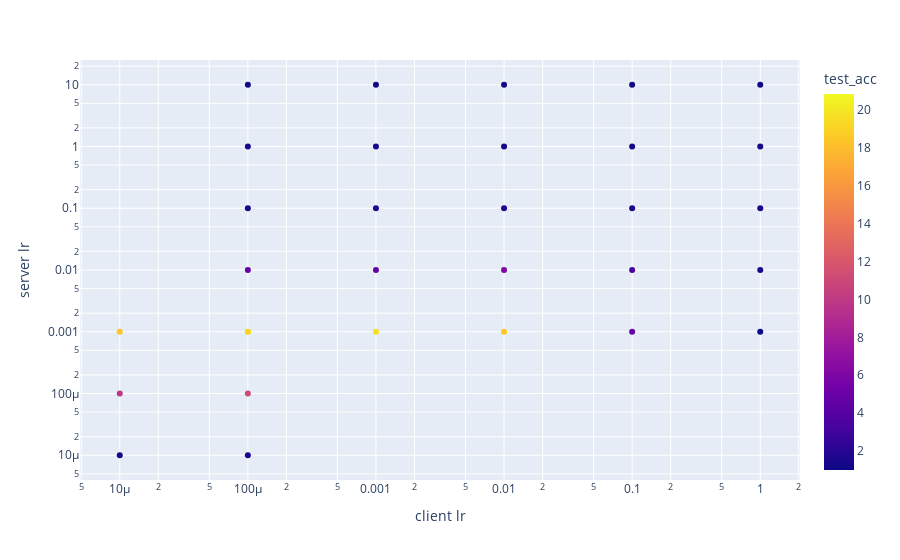

The notebook cell saved with this chart:
### Code cell
import plotly.express as px
import plotly.graph_objects as go
df_tmp = df[(df['server opt'] == 'Adam') & (df['groupnorm'] != True)]
import plotly.express as px
# df = px.data.gapminder()

fig = px.scatter(df_tmp, x="client lr", y="server lr", 
	         color="test_acc", log_x=True, log_y=True, size_max=60)
fig.show()
# fig = px.imshow(np.array(df_tmp['test_acc']).reshape((5,5)),
#                                 x=[str(s) for s in df_tmp['client lr'].unique()],
#                                 y=[str(s) for s in df_tmp['server lr'].unique()],
#          )
# fig.show()

### Figure 1 — Plotly figure (JSON) as saved in the notebook; plotly's stock layout.template omitted (floating-point values rounded to 4 significant figures)
{"data": [{"hovertemplate": "client lr=%{x}<br>server lr=%{y}<br>test_acc=%{marker.color}<extra></extra>", "legendgroup": "", "marker": {"color": [1.38, 1.51, 9.94, 11.17, 20.84, 19.57, 18.47, 4.81, 1, 18.38, 19.04, 4.78, 4.52, 6.11, 3.35, 1.34, 1.41, 1.68, 1.77, 1.67, 1.59, 1.54, 1.61, 1.42, 1.31, 1.42, 1.16, 1.08, 1.48, 1.16, 1.19], "coloraxis": "coloraxis", "symbol": "circle"}, "mode": "markers", "name": "", "orientation": "v", "showlegend": false, "type": "scatter", "x": [1e-05, 0.0001, 1e-05, 0.0001, 0.0001, 0.001, 0.01, 0.1, 1, 1e-05, 0.0001, 0.0001, 0.001, 0.01, 0.1, 1, 0.0001, 0.001, 0.01, 0.1, 1, 0.0001, 0.001, 0.01, 0.1, 1, 0.0001, 0.001, 0.01, 0.1, 1], "xaxis": "x", "y": [1e-05, 1e-05, 0.0001, 0.0001, 0.001, 0.001, 0.001, 0.001, 0.001, 0.001, 0.001, 0.01, 0.01, 0.01, 0.01, 0.01, 0.1, 0.1, 0.1, 0.1, 0.1, 1, 1, 1, 1, 1, 10, 10, 10, 10, 10], "yaxis": "y"}], "layout": {"autosize": true, "coloraxis": {"colorbar": {"title": {"text": "test_acc"}}, "colorscale": [[0, "#0d0887"], [0.1111, "#46039f"], [0.2222, "#7201a8"], [0.3333, "#9c179e"], [0.4444, "#bd3786"], [0.5556, "#d8576b"], [0.6667, "#ed7953"], [0.7778, "#fb9f3a"], [0.8889, "#fdca26"], [1, "#f0f921"]]}, "legend": {"tracegroupgap": 0}, "margin": {"t": 60}, "xaxis": {"anchor": "y", "autorange": true, "domain": [0, 1], "range": [-5.315, 0.3155], "title": {"text": "client lr"}, "type": "log"}, "yaxis": {"anchor": "x", "autorange": true, "domain": [0, 1], "range": [-5.425, 1.425], "title": {"text": "server lr"}, "type": "log"}}}
